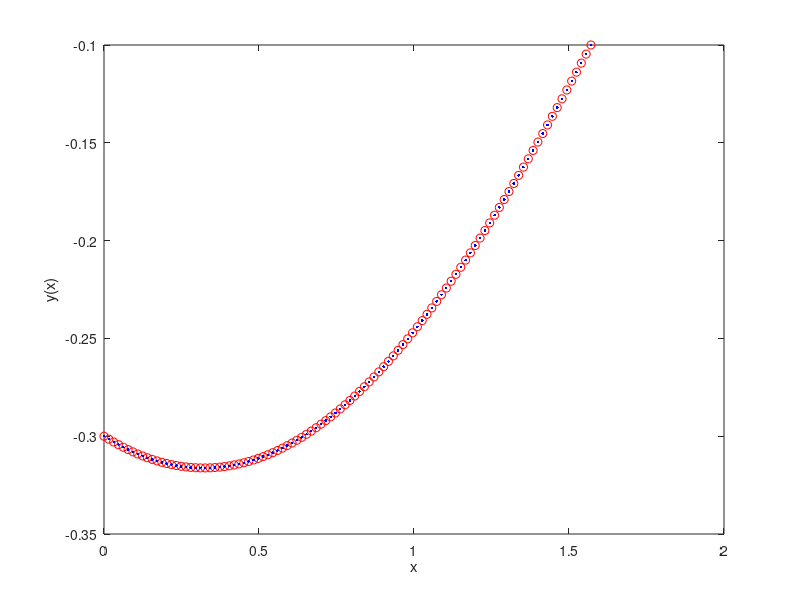
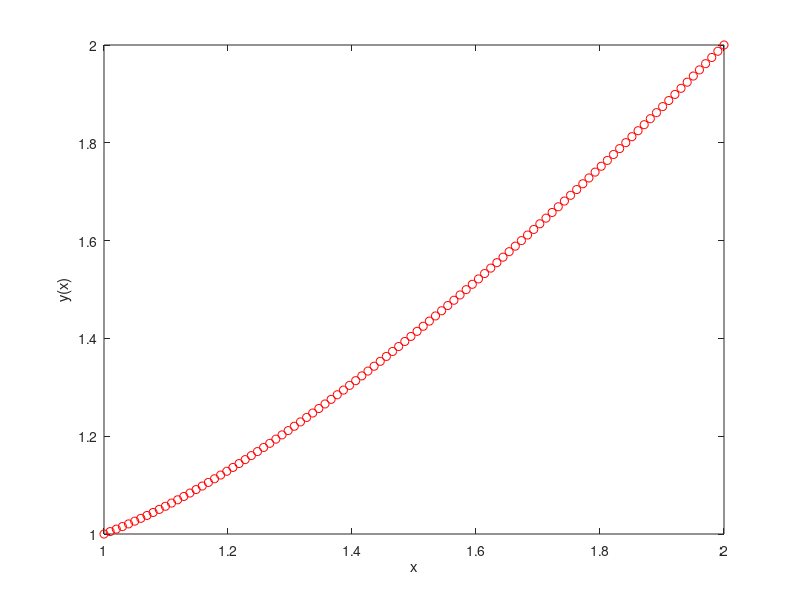

Reproduce these figures in MATLAB, in order.
%Ecuación a resolver y'' = y' + 2y + cos(x)
clearvars;
N = 100;
a = 0;
b = pi/2;
y0 = -0.3;
yN = -0.1;
p = @(x) 1;
q = @(x) 2;
r = @(x) cos(x);
h = (b-a)/(N+1);
x = (a:h:b)';

%Completar la matriz A:
A = zeros(N,N);
for i=1:N
    A(i,i) = (2+h^2*q(x(i+1)));
end
%spy(A) % Para mostrar la matriz
for i=1:N-1
    A(i,i+1) = -(1-(h/2)*p(x(i+1)));
    A(i+1,i) = -(1+(h/2)*p(x(i+1)));
end

%Completar el vector b
b = zeros(N,1);
b(1) = (1+(h/2)*p(x(2)))*y0-h^2*r(x(2));
for i=2:N-1
    b(i) = -h^2*r(x(i+1));  
end
b(N) = (1-(h/2)*p(x(N+1)))*yN-h^2*r(x(N+1));
%Resolver el sistema A*y = b

y = A\b;
y = [y0;y;yN]; %Para incluir las condiciones frontera de los extremos
ya = @(x) -(1/10).*(sin(x)+3.*cos(x));
figure(1)
plot(x,y,'or')
hold on;
plot(x,ya(x), '.b');
hold off;
ylabel('y(x)');
xlabel('x')

%%%%%%%%%%%%%%%%%%%%%%%%%%%%%%%%%

% Ahora resolvemos y''= (-2/x)y' + (2/x^2)y + sin(log(x))/x^2
%Condiciones

a = 1;
b = 2;
y0 = 1;
yN = 2;
p = @(x) (-2/x);
q = @(x) (2/x^2);
r = @(x) sin(log(x))/x^2;
h = (b-a)/(N+1);
x = (a:h:b)';

%Completar la matriz A:
A = zeros(N,N);
for i=1:N
    A(i,i) = (2+h^2*q(x(i+1)));
end

for i=1:N-1
    A(i,i+1) = -(1-(h/2)*p(x(i+1)));
    A(i+1,i) = -(1+(h/2)*p(x(i+1)));
end

%Completar el vector b
b = zeros(N,1);
b(1) = (1+(h/2)*p(x(2)))*y0-h^2*r(x(2));
for i=2:N-1
    b(i) = -h^2*r(x(i+1));
end
b(N) = (1-(h/2)*p(x(N+1)))*yN-h^2*r(x(N+1));

%Resolver el sistema A*y = b
y = A\b;
y = [y0;y;yN]; %Para incluir las condiciones iniciales
figure(2)
plot(x,y,'or')
ylabel('y(x)');
xlabel('x')